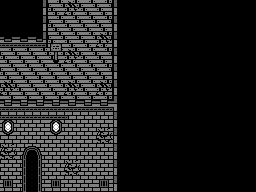

Below is a game level as drawn by its tile map, then a one-line description and the .tmx file that defines it, in full:
An orthogonal 16x12 tile map with 16x16 px tiles, 3 tile layers (bottom, blocking, top).

<map version="1.2" tiledversion="1.2.1" orientation="orthogonal" renderorder="right-down" width="16" height="12" tilewidth="16" tileheight="16" infinite="0" nextlayerid="4" nextobjectid="1">
 <tileset firstgid="1" name="tileset" tilewidth="16" tileheight="16" tilecount="55" columns="5">
  <image source="../images/tileset.png" width="80" height="176" />
 </tileset>
 <layer id="1" name="bottom" width="16" height="12">
  <data encoding="csv">
0,0,0,13,14,13,13,0,0,0,0,0,0,0,0,0,
0,0,0,13,13,13,13,0,0,0,0,0,0,0,0,0,
0,0,0,13,13,13,14,0,0,0,0,0,0,0,0,0,
13,13,13,13,14,13,13,0,0,0,0,0,0,0,0,0,
13,13,13,13,13,13,13,0,0,0,0,0,0,0,0,0,
14,13,13,13,14,13,14,0,0,0,0,0,0,0,0,0,
13,13,13,13,13,13,13,0,0,0,0,0,0,0,0,0,
0,0,0,0,0,0,0,0,0,0,0,0,0,0,0,0,
0,0,0,0,0,0,0,0,0,0,0,0,0,0,0,0,
0,0,0,0,0,0,0,0,0,0,0,0,0,0,0,0,
0,0,0,0,0,0,0,0,0,0,0,0,0,0,0,0,
0,0,0,0,0,0,0,0,0,0,0,0,0,0,0,0
</data>
 </layer>
 <layer id="2" name="blocking" width="16" height="12">
  <data encoding="csv">
0,0,46,0,0,0,0,43,0,0,0,0,0,0,0,0,
0,0,46,0,0,0,0,43,0,0,0,0,0,0,0,0,
15,15,51,0,0,0,0,43,0,0,0,0,0,0,0,0,
0,0,0,31,0,0,0,43,0,0,0,0,0,0,0,0,
0,0,0,0,0,0,0,43,0,0,0,0,0,0,0,0,
0,0,0,0,0,0,0,43,0,0,0,0,0,0,0,0,
0,0,0,0,0,0,0,47,0,0,0,0,0,0,0,0,
17,18,18,17,42,23,23,48,0,0,0,0,0,0,0,0,
22,23,23,22,23,23,21,48,0,0,0,0,0,0,0,0,
21,19,20,23,23,23,23,48,0,0,0,0,0,0,0,0,
23,24,25,23,21,23,23,48,0,0,0,0,0,0,0,0,
16,24,25,16,23,23,16,48,0,0,0,0,0,0,0,0
</data>
 </layer>
 <layer id="3" name="top" width="16" height="12">
  <data encoding="csv">
0,0,0,0,0,0,0,0,0,0,0,0,0,0,0,0,
0,0,0,0,0,0,0,0,0,0,0,0,0,0,0,0,
0,0,0,26,0,0,0,0,0,0,0,0,0,0,0,0,
0,0,0,0,0,0,0,0,0,0,0,0,0,0,0,0,
0,0,0,0,0,0,0,0,0,0,0,0,0,0,0,0,
0,0,0,0,0,0,0,0,0,0,0,0,0,0,0,0,
15,15,15,15,15,15,15,0,0,0,0,0,0,0,0,0,
27,0,0,27,0,0,0,0,0,0,0,0,0,0,0,0,
32,0,0,32,0,0,0,0,0,0,0,0,0,0,0,0,
0,0,0,0,0,0,0,0,0,0,0,0,0,0,0,0,
0,0,0,0,0,0,0,0,0,0,0,0,0,0,0,0,
0,0,0,0,0,0,0,0,0,0,0,0,0,0,0,0
</data>
 </layer>
</map>
